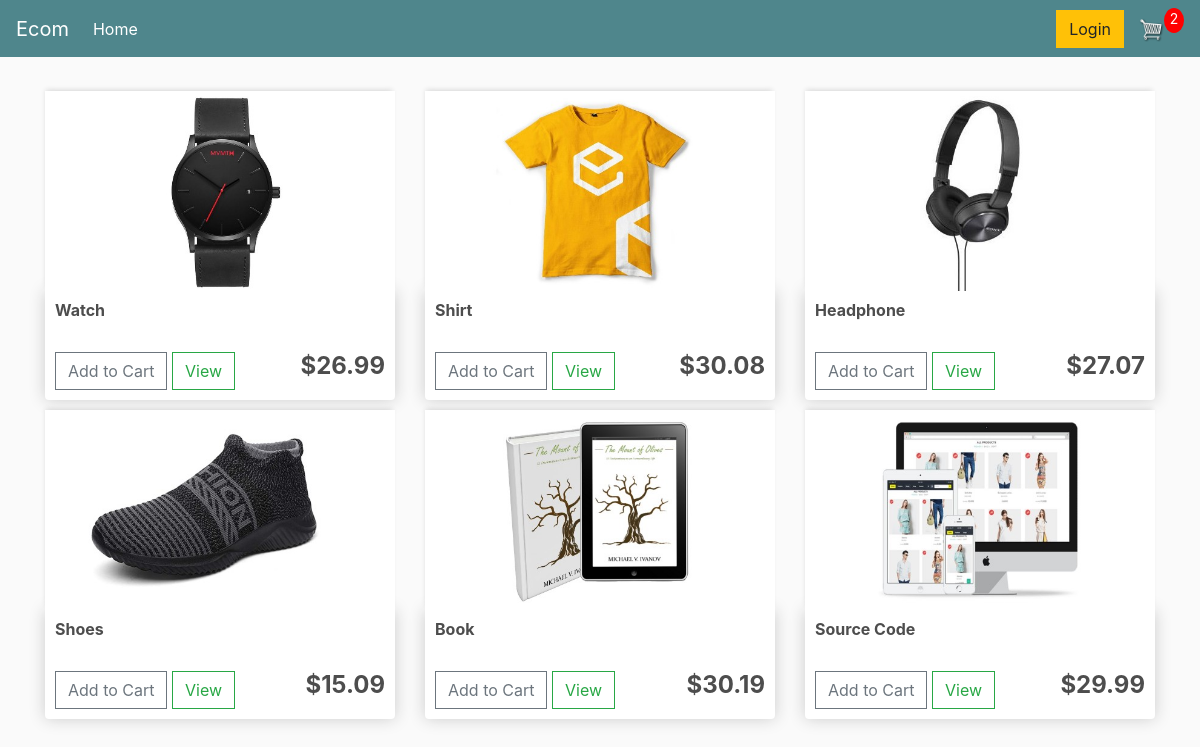
Screenshot of / (signed in) with the database file from the repository.
### store/models.py (models this page shows, shortened)
class Product(models.Model):
    name = models.CharField(max_length=200)
    price = models.DecimalField(max_digits=7, decimal_places=2)
    digital = models.BooleanField(default=False, null=True, blank=True)
    image = models.ImageField(null=True, blank=True)
    def imageURL(self):
        try:
            url = self.image.url
        except:
            url = ""
        return url

### store/views.py (the view)
# urls.py: path('', include('store.urls')),
def store(request):
    if request.user.is_authenticated:
        customer = request.user.customer
        order, created = Order.objects.get_or_create(customer=customer, complete=False)
        items = order.orderitem_set.all()
        cartItems = order.get_cart_items
    else:
        items = []
        order = {'get_cart_total':0, 'get_cart_items': 0, 'shipping': False}
        cartItems = order['get_cart_items']
    products = Product.objects.all()
    context = {
        'products': products,
        'cartItems' : cartItems,
    }
    return render(request, 'store/store.html', context)

### store/models.py (called while the page is built)
    @property
    def get_cart_items(self):
        orderitems = self.orderitem_set.all()
        total = sum([item.quantity for item in orderitems])
        return total

### store/templates/store/store.html
{% extends 'store/main.html' %}
{% load static %}
{% block content %}
    <div class="row">
        {% for product in products %}
        <div class="col-lg-4">
            <img class="thumbnail" src="{{product.imageURL}}">
            <div class="box-element product">
                <h6><strong>{{product.name}}</strong></h6>
                <br>
                <button data-product="{{product.id}}" data-action="add" class="btn btn-outline-secondary add-btn update-cart">Add to Cart</button>
                <a class="btn btn-outline-success" href="#">View</a>
                <h4 style="display: inline-block; float: right"><strong>${{product.price|floatformat:2}}</strong></h4>
            </div>
        </div>
        {% endfor %}
    </div>
{% endblock content %}

### static/css/main.css (style rules this page uses)
body { background-color: hsl(0, 0%, 98%); }
h1,h2,h3,h4,h5,h6 { color:hsl(0, 0%, 30%); }
.box-element { box-shadow:hsl(0, 0%, 80%) 0 0 16px; background-color: #fff; border-radius: 4px; padding: 10px; }
.thumbnail { width: 100%; height: 200px; -webkit-box-shadow: -1px -3px 5px -2px rgba(214,214,214,1); -moz-box-shadow: -1px -3px 5px -2px rgba(214,214,214,1); box-shadow: -1px -3px 5px -2px rgba(214,214,214,1); }
.product { border-radius: 0 0 4px 4px; }
.col-lg-4, .col-lg-6, .col-lg-8, .col-lg-12 { margin-top: 10px; }
.btn { border-radius: 0; }

### rows the page displays
Product: imageURL (picture), name "Watch", price "26.99"
Product: imageURL (picture), name "Shirt", price "30.08"
Product: imageURL (picture), name "Headphone", price "27.07"
Product: imageURL (picture), name "Shoes", price "15.09"
Product: imageURL (picture), name "Book", price "30.19"
Product: imageURL (picture), name "Source Code", price "29.99"

### other values shown
{{ cartItems }} "2"
